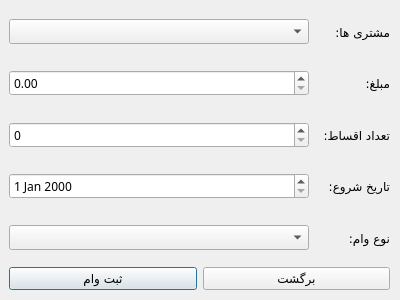
<?xml version="1.0" encoding="UTF-8"?>
<ui version="4.0">
 <class>Dialog</class>
 <widget class="QDialog" name="Dialog">
  <property name="geometry">
   <rect>
    <x>0</x>
    <y>0</y>
    <width>400</width>
    <height>300</height>
   </rect>
  </property>
  <property name="minimumSize">
   <size>
    <width>400</width>
    <height>300</height>
   </size>
  </property>
  <property name="maximumSize">
   <size>
    <width>400</width>
    <height>300</height>
   </size>
  </property>
  <property name="windowTitle">
   <string>ثبت وام</string>
  </property>
  <widget class="QWidget" name="verticalLayoutWidget">
   <property name="geometry">
    <rect>
     <x>9</x>
     <y>9</y>
     <width>381</width>
     <height>281</height>
    </rect>
   </property>
   <property name="font">
    <font>
     <family>Vazir</family>
    </font>
   </property>
   <layout class="QVBoxLayout" name="verticalLayout">
    <item>
     <layout class="QHBoxLayout" name="horizontalLayout">
      <item>
       <widget class="QComboBox" name="comboBox">
        <property name="font">
         <font>
          <family>Vazir</family>
         </font>
        </property>
       </widget>
      </item>
      <item>
       <widget class="QLabel" name="label">
        <property name="maximumSize">
         <size>
          <width>75</width>
          <height>100</height>
         </size>
        </property>
        <property name="font">
         <font>
          <family>Vazir</family>
         </font>
        </property>
        <property name="text">
         <string>مشتری ها:</string>
        </property>
       </widget>
      </item>
     </layout>
    </item>
    <item>
     <layout class="QHBoxLayout" name="horizontalLayout_3">
      <item>
       <widget class="QDoubleSpinBox" name="doubleSpinBox">
        <property name="font">
         <font>
          <family>Vazir</family>
         </font>
        </property>
       </widget>
      </item>
      <item>
       <widget class="QLabel" name="label_2">
        <property name="maximumSize">
         <size>
          <width>75</width>
          <height>16777215</height>
         </size>
        </property>
        <property name="font">
         <font>
          <family>Vazir</family>
         </font>
        </property>
        <property name="text">
         <string>مبلغ:</string>
        </property>
       </widget>
      </item>
     </layout>
    </item>
    <item>
     <layout class="QHBoxLayout" name="horizontalLayout_2">
      <item>
       <widget class="QSpinBox" name="spinBox">
        <property name="font">
         <font>
          <family>Vazir</family>
         </font>
        </property>
       </widget>
      </item>
      <item>
       <widget class="QLabel" name="label_3">
        <property name="maximumSize">
         <size>
          <width>75</width>
          <height>16777215</height>
         </size>
        </property>
        <property name="font">
         <font>
          <family>Vazir</family>
         </font>
        </property>
        <property name="text">
         <string>تعداد اقساط:</string>
        </property>
       </widget>
      </item>
     </layout>
    </item>
    <item>
     <layout class="QHBoxLayout" name="horizontalLayout_4">
      <item>
       <widget class="QDateEdit" name="dateEdit">
        <property name="font">
         <font>
          <family>Vazir</family>
         </font>
        </property>
       </widget>
      </item>
      <item>
       <widget class="QLabel" name="label_4">
        <property name="maximumSize">
         <size>
          <width>75</width>
          <height>16777215</height>
         </size>
        </property>
        <property name="font">
         <font>
          <family>Vazir</family>
         </font>
        </property>
        <property name="text">
         <string>تاریخ شروع:</string>
        </property>
       </widget>
      </item>
     </layout>
    </item>
    <item>
     <layout class="QHBoxLayout" name="horizontalLayout_5">
      <item>
       <widget class="QComboBox" name="comboBox_2">
        <property name="font">
         <font>
          <family>Vazir</family>
         </font>
        </property>
       </widget>
      </item>
      <item>
       <widget class="QLabel" name="label_5">
        <property name="maximumSize">
         <size>
          <width>75</width>
          <height>16777215</height>
         </size>
        </property>
        <property name="font">
         <font>
          <family>Vazir</family>
         </font>
        </property>
        <property name="text">
         <string>نوع وام:</string>
        </property>
       </widget>
      </item>
     </layout>
    </item>
    <item>
     <layout class="QHBoxLayout" name="horizontalLayout_6">
      <item>
       <widget class="QPushButton" name="pushButton_2">
        <property name="text">
         <string>ثبت وام</string>
        </property>
       </widget>
      </item>
      <item>
       <widget class="QPushButton" name="pushButton">
        <property name="text">
         <string>برگشت</string>
        </property>
       </widget>
      </item>
     </layout>
    </item>
   </layout>
  </widget>
 </widget>
 <resources/>
 <connections/>
</ui>
